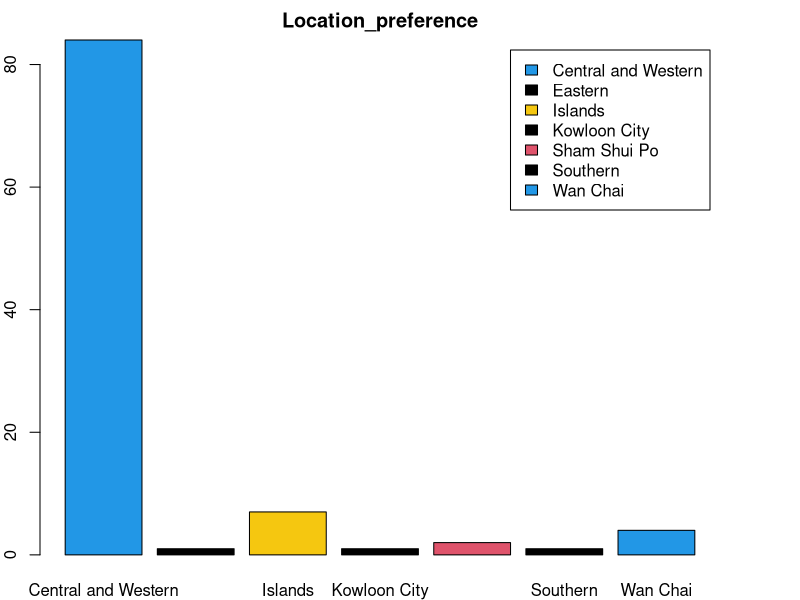

Write R code to recreate this figure.
library(reshape)
library(ggplot2)


#attributes
df <- read.csv("Location_preference .csv")


counts <- table(df$location)
print(counts)
par(mar=c(2,2,2,4))
barplot(counts, main="Location_preference", col=counts,
         legend=rownames(counts))
